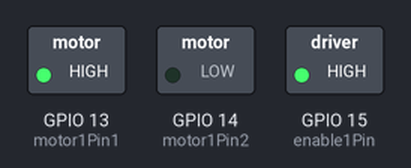
This sketch was run on a simulated ESP32. Parts: switched loads named in the sketch (green lamp = pin HIGH). What the sketch prints to the serial monitor is not drawn.

Above: at 0.1 s.
Timing chart, 0 to 1.6 s (numbered marks = the images above):
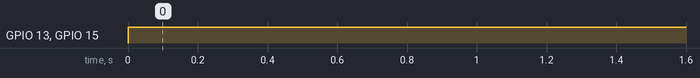

The sketch:

motorCode.ino
```cpp
//Citation: https://randomnerdtutorials.com/esp32-dc-motor-l298n-motor-driver-control-speed-direction/

// Motor A
// int motor1Pin1 = 17;
// int motor1Pin2 = 18;
// int enable1Pin = 13;
int motor1Pin1 = 13;
int motor1Pin2 = 14;
int enable1Pin = 15;
// Setting PWM properties
const int freq = 30000;
const int pwmChannel = 0;
const int resolution = 8;
int dutyCycle = 250;

void setup() {
  // sets the pins as outputs:
  pinMode(motor1Pin1, OUTPUT);
  pinMode(motor1Pin2, OUTPUT);
  pinMode(enable1Pin, OUTPUT);

  // configure LEDC PWM
  ledcAttachChannel(enable1Pin, freq, resolution, pwmChannel);

  Serial.begin(115200);

  // testing
  Serial.print("Testing DC Motor...");
}

void loop() {
  // Move the DC motor forward at maximum speed
  // Serial.println("Moving Downward");
  // digitalWrite(motor1Pin1, LOW);
  // digitalWrite(motor1Pin2, HIGH);
  // delay(2000);

  // // // Stop the DC motor
  // Serial.println("Motor stopped");
  // digitalWrite(motor1Pin1, LOW);
  // digitalWrite(motor1Pin2, LOW);
  // delay(1000);

  // // Move DC motor backwards at maximum speed
  // Serial.println("Moving Upward");
  // digitalWrite(motor1Pin1, HIGH);
  // digitalWrite(motor1Pin2, LOW);
  // delay(2000);

  // // // Stop the DC motor
  // Serial.println("Motor stopped");
  // digitalWrite(motor1Pin1, LOW);
  // digitalWrite(motor1Pin2, LOW);
  // delay(1000);

  // // Serial.println("Moving Upward");
  // digitalWrite(motor1Pin1, HIGH);
  // digitalWrite(motor1Pin2, LOW);

  // // Move DC motor forward with increasing speed
  // Serial.println("Moving down");
  // digitalWrite(motor1Pin1, LOW);
  // digitalWrite(motor1Pin2, HIGH);
  // while (dutyCycle <= 255){
  //   ledcWrite(enable1Pin, dutyCycle);
  //   Serial.print("Forward with duty cycle: ");
  //   Serial.println(dutyCycle);
  //   dutyCycle = dutyCycle + 5;
  //   delay(500);
  // }
  // dutyCycle = 200;


  Serial.println("Moving Upward");
  digitalWrite(motor1Pin1, HIGH);
  digitalWrite(motor1Pin2, LOW);
  //   while (dutyCycle <=400){
  //   ledcWrite(enable1Pin, dutyCycle);
  //   Serial.print("Forward with duty cycle: ");
  //   Serial.println(dutyCycle);
  //   dutyCycle = dutyCycle + 5;
  //   delay(500);
  // }
  dutyCycle = 255;
  // digitalWrite(enable1Pin, HIGH);
  ledcWrite(enable1Pin, dutyCycle);


}
```

Measured:
- by itself, GPIO 13 (motor1Pin1), GPIO 15 (enable1Pin): LOW → HIGH at 0.00 s
